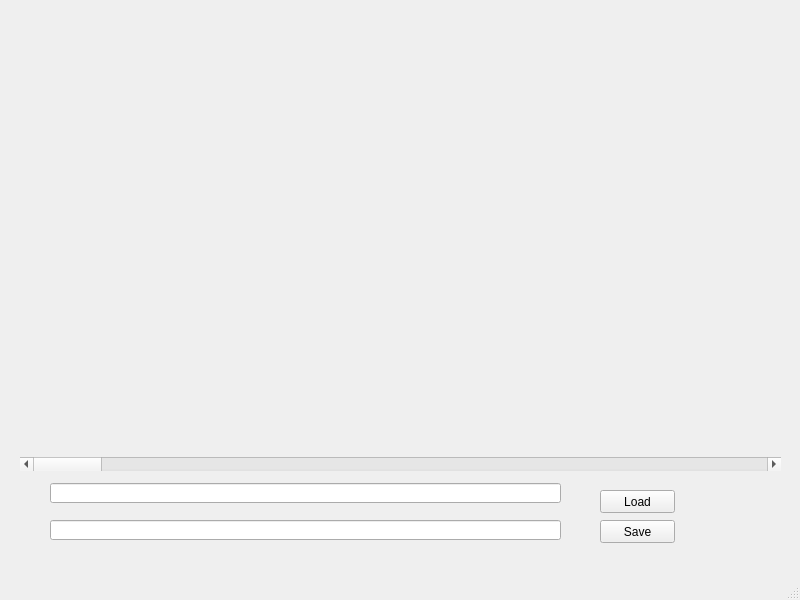
<?xml version="1.0" encoding="UTF-8"?>
<ui version="4.0">
 <class>MainWindow</class>
 <widget class="QMainWindow" name="MainWindow">
  <property name="geometry">
   <rect>
    <x>0</x>
    <y>0</y>
    <width>800</width>
    <height>600</height>
   </rect>
  </property>
  <property name="windowTitle">
   <string>MainWindow</string>
  </property>
  <widget class="QWidget" name="centralwidget">
   <widget class="QLineEdit" name="loadPathEdit">
    <property name="geometry">
     <rect>
      <x>50</x>
      <y>483</y>
      <width>511</width>
      <height>20</height>
     </rect>
    </property>
   </widget>
   <widget class="QPushButton" name="loadButton">
    <property name="geometry">
     <rect>
      <x>600</x>
      <y>490</y>
      <width>75</width>
      <height>23</height>
     </rect>
    </property>
    <property name="text">
     <string>Load</string>
    </property>
   </widget>
   <widget class="QPushButton" name="saveButton">
    <property name="geometry">
     <rect>
      <x>600</x>
      <y>520</y>
      <width>75</width>
      <height>23</height>
     </rect>
    </property>
    <property name="text">
     <string>Save</string>
    </property>
   </widget>
   <widget class="QLineEdit" name="savePathEdit">
    <property name="geometry">
     <rect>
      <x>50</x>
      <y>520</y>
      <width>511</width>
      <height>20</height>
     </rect>
    </property>
   </widget>
   <widget class="QWidget" name="verticalLayoutWidget">
    <property name="geometry">
     <rect>
      <x>20</x>
      <y>10</y>
      <width>761</width>
      <height>461</height>
     </rect>
    </property>
    <layout class="QVBoxLayout" name="verticalLayout">
     <item>
      <widget class="QCustomPlot" name="plotWidget" native="true"/>
     </item>
     <item>
      <widget class="QScrollBar" name="horizontalScrollBar">
       <property name="orientation">
        <enum>Qt::Horizontal</enum>
       </property>
      </widget>
     </item>
    </layout>
   </widget>
  </widget>
  <widget class="QMenuBar" name="menubar">
   <property name="geometry">
    <rect>
     <x>0</x>
     <y>0</y>
     <width>800</width>
     <height>22</height>
    </rect>
   </property>
  </widget>
  <widget class="QStatusBar" name="statusbar"/>
 </widget>
 <customwidgets>
  <customwidget>
   <class>QCustomPlot</class>
   <extends>QWidget</extends>
   <header location="global">qcustomplot.h</header>
   <container>1</container>
  </customwidget>
 </customwidgets>
 <resources/>
 <connections/>
</ui>
